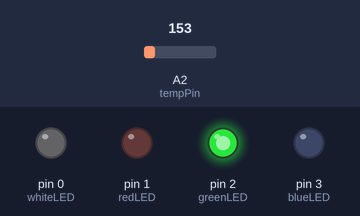
Bench run of a sketch on a simulated Arduino Uno, built with avr-gcc and run on an emulated ATmega328P. Shown: output pins drawn as LEDs (lit = HIGH). The inputs (shaded band) are chosen by the test bench; at power-on: A2 (tempPin) = 153.

Above: at 1.3 s.
1.4 s: A2 (tempPin) set to 160
At 2.7 s:
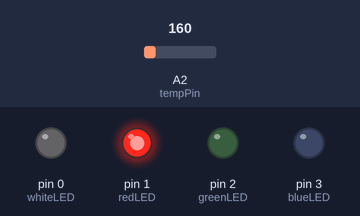
3.0 s: A2 (tempPin) set to 133
At 4.0 s:
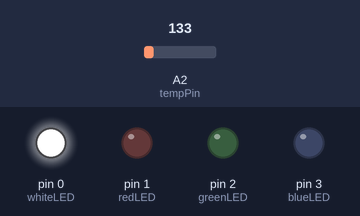
4.5 s: A2 (tempPin) set to 113
At 5.1 s:
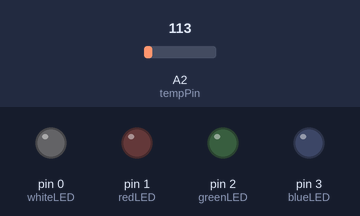
6.0 s: A2 (tempPin) set to 165
At 6.3 s:
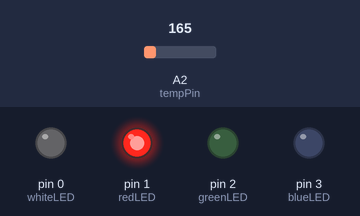
7.5 s: A2 (tempPin) set to 114
At 8.7 s:
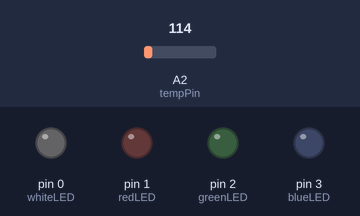
Timing chart, 0 to 10.0 s (numbered marks = the images above; inputs shaded):
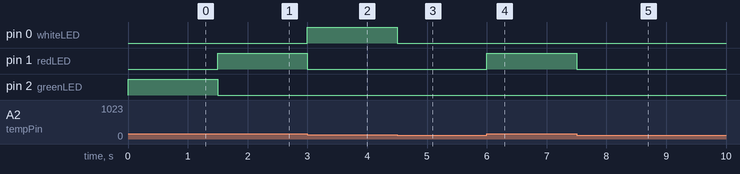

Measured:
- the behaviour switches between 153 and 154 on A2 (tempPin) (found by bisection; images 0 and 1)
- the behaviour switches between 123 and 122 on A2 (tempPin) (found by bisection; images 2 and 3)
- after the input at 1.4 s, pin 1 (redLED): LOW → HIGH after 0.10 s; pin 2 (greenLED): HIGH → LOW after 0.10 s
- after the input at 3.0 s, pin 0 (whiteLED): LOW → HIGH at once; pin 1 (redLED): HIGH → LOW at once
- after the input at 4.5 s, pin 0 (whiteLED): HIGH → LOW at once
- after the input at 6.0 s, pin 1 (redLED): LOW → HIGH at once
- after the input at 7.5 s, pin 1 (redLED): HIGH → LOW at once

The sketch:

project_23_code.ino
```cpp
// TMP36 connected to A2 (PB4)
const int tempPin = A2;

// LEDs
const int whiteLED = 0;  // PB0
const int redLED   = 1;  // PB1
const int greenLED = 2;  // PB2
const int blueLED  = 3;  // PB3

void setup() {
  pinMode(whiteLED, OUTPUT);
  pinMode(redLED, OUTPUT);
  pinMode(greenLED, OUTPUT);
  pinMode(blueLED, OUTPUT);
}

void loop() {
  int reading = analogRead(tempPin);
  float voltage = reading * (5.0 / 1024.0);
  float temperatureC = (voltage - 0.5) * 100.0;

  // Turn off all LEDs initially
  digitalWrite(whiteLED, LOW);
  digitalWrite(redLED, LOW);
  digitalWrite(greenLED, LOW);
  digitalWrite(blueLED, LOW);

  // Set LED based on temperature ranges
  if (temperatureC > 10 && temperatureC <= 15) {
    digitalWrite(whiteLED, HIGH);
  } else if (temperatureC > 15 && temperatureC <= 20) {
    digitalWrite(blueLED, HIGH);
  } else if (temperatureC > 20 && temperatureC <= 25) {
    digitalWrite(greenLED, HIGH);
  } else if (temperatureC > 25) {
    digitalWrite(redLED, HIGH);
  }

  delay(500); // Add blinking delay
}
```
